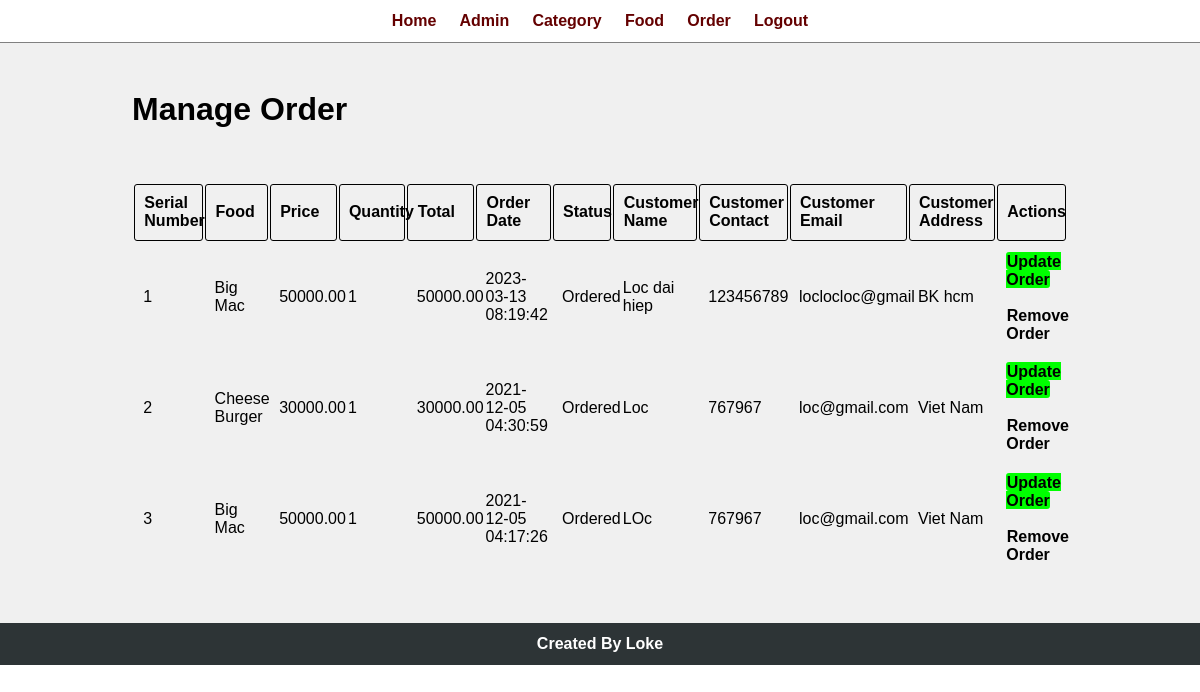
/admin/manage_order.php (signed in), run on the app's committed database.
### tables this page shows
CREATE TABLE `tbl_order` (
  `id` int(10) UNSIGNED NOT NULL,
  `food` varchar(150) NOT NULL,
  `price` decimal(10,2) NOT NULL,
  `quantity` int(11) NOT NULL,
  `total` decimal(10,2) NOT NULL,
  `order_date` datetime NOT NULL,
  `status` varchar(60) NOT NULL,
  `customer_name` varchar(150) NOT NULL,
  `customer_contact` varchar(30) NOT NULL,
  `customer_email` varchar(150) NOT NULL,
  `customer_address` varchar(255) NOT NULL
);

### admin/manage_order.php (the view)
<?php include('Header_Footer/menu.php'); ?>
        <div class="main_content">
            <div class="wrapper">
                <h1>Manage Order</h1>
                <br /><br /><br />
                <table class="table_full text_fix">
                    <tr>
                        <th>Serial Number</th>
                        <th>Food</th>
                        <th>Price</th>
                        <th>Quantity</th>
                        <th>Total</th>
                        <th>Order Date</th>
                        <th>Status</th>
                        <th>Customer Name</th>
                        <th>Customer Contact</th>
                        <th>Customer Email</th>
                        <th>Customer Address</th>
                        <th>Actions</th>
                    </tr>
                    <?php
                        $sql = "SELECT * FROM tbl_order ORDER BY id DESC";
                        $res = mysqli_query($conn,$sql);
                        if($res==TRUE)
                        {
                            $count = mysqli_num_rows($res);
                            $serial_number=1;
                            if($count>0)
                            {
                                while($rows=mysqli_fetch_assoc($res))
                                {
                                    $food=$rows['food'];
                                    $price=$rows['price'];
                                    $quantity=$rows['quantity'];
                                    $total=$rows['total'];
                                    $order_date=$rows['order_date'];
                                    $status = $rows['status'];
                                    $customer_name=$rows['customer_name'];
                                    $customer_contact=$rows['customer_contact'];
                                    $customer_email=$rows['customer_email'];
                                    $customer_address=$rows['customer_address'];
                                    ?>
                                         <tr>
                                            <td><?php echo $serial_number++ ?></td>
                                            <td><?php echo $food ?></td>
                                            <td><?php echo $price ?></td>
                                            <td><?php echo $quantity ?></td>
                                            <td><?php echo $total ?></td>
                                            <td><?php echo $order_date ?></td>
                                            <td><?php echo $status ?></td>
                                            <td><?php echo $customer_name ?></td>
                                            <td><?php echo $customer_contact ?></td>
                                            <td><?php echo $customer_email ?></td>
                                            <td><?php echo $customer_address ?></td>
                                            <td>
                                                <a href="<?php echo SITE_URL; ?>admin/update_food.php?id=<?php echo $id; ?>" class="button_secondary">Update Order</a>
                                                <br><br>
                                                <a href="<?php echo SITE_URL; ?>admin/remove_food.php?id=<?php echo $id; ?>&img_name=<?php echo $img_name?>" class="button_danger">Remove Order</a>
                                            </td>
                                        </tr>
                                    <?php
                                }
                            }
                        }
                    ?>
                </table>
            </div>
        </div>
<?php include('Header_Footer/footer.php');?>

### css/admin.css (style rules this page uses)
* { margin: 0; padding: 0; font-family: Arial, Helvetica, sans-serif; }
.wrapper { padding: 1%; width: 78%; margin: 0 auto; }
.table_full { width: 100%; }
table tr th { border: 1px solid black; border-radius: 3px; padding: 1%; text-align: left; }
table tr td { padding: 1%; }
.button_secondary { background-color: rgb(0,255,0); padding: 1%; color: black; text-decoration: none; font-weight: bold; border-radius: 3px; }
.button_danger { background-color: inherit; padding: 1%; color: black; text-decoration: none; font-weight: bold; border-radius: 3px; }
.main_content { background-color: rgb(240,240,240); padding: 3% 0; }

### data on the page
tbl_order: food "Big Mac", price "50000.00", quantity "1", total "50000.00", order_date "2023-03-13 08:19:42", status "Ordered", customer_name "Loc dai hiep", customer_contact "123456789", customer_email "loclocloc@gmail", customer_address "BK hcm"
tbl_order: food "Cheese Burger", price "30000.00", quantity "1", total "30000.00", order_date "2021-12-05 04:30:59", status "Ordered", customer_name "Loc", customer_contact "767967", customer_email "loc@gmail.com", customer_address "Viet Nam"
tbl_order: food "Big Mac", price "50000.00", quantity "1", total "50000.00", order_date "2021-12-05 04:17:26", status "Ordered", customer_name "LOc", customer_contact "767967", customer_email "loc@gmail.com", customer_address "Viet Nam"
